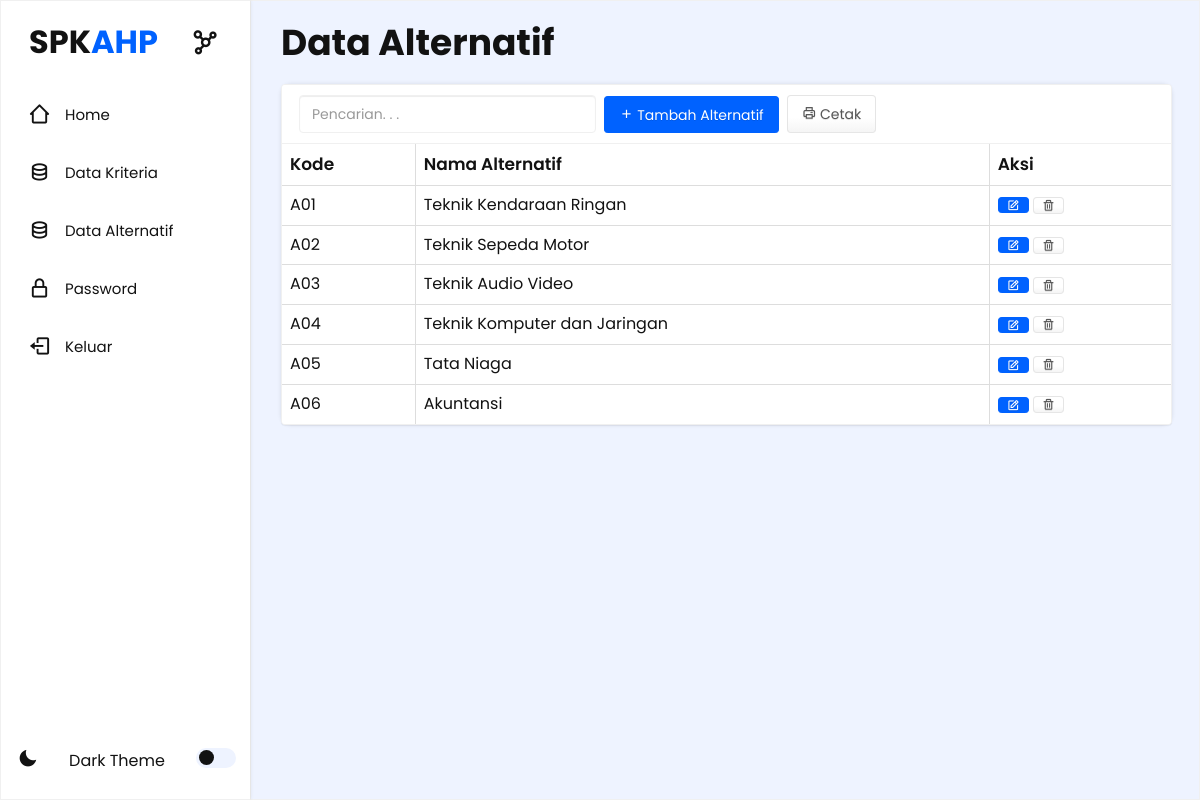
/halaman_admin.php?m=alternatif (signed in), run on the app's committed database.
### tables this page shows
CREATE TABLE `tb_alternatif` (
  `kode_alternatif` varchar(16) NOT NULL,
  `nama_alternatif` varchar(255) DEFAULT NULL,
  `keterangan` varchar(255) DEFAULT NULL,
  `total` double DEFAULT NULL,
  `rank` int(11) DEFAULT NULL
);

### config.php (called while the page is built, shortened)
<?php
$config["server"] = 'localhost';
$config["username"] = 'root';
$config["password"] = '';
$config["database_name"] = 'ahp_per_user';

### functions.php (called while the page is built, shortened)
<?php
include 'config.php';
include 'includes/db.php';
$db = new db($config['server'], $config['username'], $config['password'], $config['database_name']);
function esc_field($str)
{
    return addslashes($str);
}

### includes/db.php (called while the page is built, shortened)
<?php
class DB
{
    var $conn = null;
    public function __construct($host, $username, $passwd, $dbname)
    {
        $this->conn = mysqli_connect($host, $username, $passwd, $dbname);
    }
    public function query($sql)
    {
        $query = mysqli_query($this->conn, $sql) or die('<pre>Error mysqli_query: ' . mysqli_error($this->conn) . '<br />' . $sql . '</pre>');
        return $query;
    }
    public function get_results($sql)
    {
        $query = $this->query($sql);
        $arr = array();
        while ($row = mysqli_fetch_object($query)) {
            $arr[] = $row;
        }
        return $arr;
    }
}

### alternatif.php (the view, shortened to what this page needs)
<section class="home section">
    <div class="main">
        <div class="main-content">
            <h1>Data Alternatif</h1>
            <div class="box_p">
                <div class="panel panel-default">
                    <div class="panel-heading">
                        <form class="form-inline">
                            <div class="form-group">
                                <input class="form-control" type="text" placeholder="Pencarian. . ." name="q" value="<?= $_GET['q'] ?>" />
                            </div>
                            <div class="form-group">
                                <a class="btn btn-primary" href="?m=alternatif_tambah"><span class="bx bx-plus"></span> Tambah Alternatif</a>
                            </div>
                            <div class="form-group">
                                <a class="btn btn-default" href="cetak.php?<?= $_SERVER['QUERY_STRING'] ?>" target="_blank"><span class="bx bx-printer"></span> Cetak</a>
                            </div>
                        </form>
                    </div>
                    <div class="table-responsive">
                        <table class="table table-bordered table-hover table-striped">
                            <thead>
                                <tr>
                                    <th>Kode</th>
                                    <th>Nama Alternatif</th>
                                    <th>Aksi</th>
                                </tr>
                            </thead>
                            <?php
                            $q = esc_field($_GET['q']);
                            $rows = $db->get_results("SELECT * FROM tb_alternatif
                                WHERE kode_alternatif LIKE '%$q%'
                                    OR nama_alternatif LIKE '%$q%'
                                ORDER BY kode_alternatif");
                            foreach ($rows as $row) : ?>
                                <tr>
                                    <td><?= $row->kode_alternatif ?></td>
                                    <td><?= $row->nama_alternatif ?></td>
                                    <td>
                                        <a class="btn btn-xs btn-primary" href="?m=alternatif_ubah&ID=<?= $row->kode_alternatif ?>"><span class="bx bx-edit"></span></a>
                                        <a class="btn btn-xs btn-default" href="aksi.php?act=alternatif_hapus&ID=<?= $row->kode_alternatif ?>" onclick="return confirm('Hapus data?')"><span class="bx bx-trash"></span></a>
                                    </td>
                                </tr>
                            <?php endforeach ?>
                        </table>
                    </div>
                </div>
            </div>
        </div>
    </div>
</section>

### halaman_admin.php (shortened to what this page needs)
<?php
include 'functions.php';
?>
<!DOCTYPE html>
<html lang="en">
<head>
    <link rel="stylesheet" href="assets/css/style.css" />
    <link rel="stylesheet" href="assets/css/style_main.css" />
    <link href="https://unpkg.com/boxicons@2.1.4/css/boxicons.min.css" rel="stylesheet"/>
</head>
<body>
    <nav class="navbar">
        <div class="container">
            <div class="navbar-header">
                <section class="sidebar">
                    <div class="nav-header">
                        <p class="logo">SPK<span>AHP</span> </p>
                        <i class="bx bx-network-chart btn-menu"></i>
                    </div>
                    <ul class="nav">
                    <li>
                        <a href="?m=beranda_admin" class="active">
                            <i class="bx bx-home-alt-2"></i>
                            <span class="title">Home</span>
                        </a>
                    </li>
                    <li>
                        <a href="?m=kriteria">
                            <i class='bx bx-data'></i>
                            <span class="title">Data Kriteria</span>
                        </a>
                    </li>
                    <li>
                        <a href="?m=alternatif">
                            <i class="bx bx-data"></i>
                            <span class="title">Data Alternatif</span>
                        </a>
                    </li>
                    <li>
                        <a href="?m=password">
                            <i class='bx bx-lock-alt'></i>
                            <span class="title">Password</span>
                        </a>
                    </li>
                    <li>
                        <a href="aksi.php?act=logout">
                            <i class='bx bx-log-out'></i>
                            <span class="title">Keluar</span>
                        </a>
                    </li>
                    </ul>
                    <div class="theme-wrapper">
                        <i class="bx bxs-moon theme-icon"></i>
                        <p>Dark Theme</p>
                        <div class="theme-btn">
                            <span class="theme-ball"></span>
                        </div>
                    </div>
                </section>
            </div>
        </div>
    </nav>
    <div class="container active hentry">
    <?php
    if (file_exists($mod . '.php'))
        include $mod . '.php';
    else
        include 'home_admin.php';
    ?>
    </div>
</body>
</html>

### data on the page
tb_alternatif: kode_alternatif "A01", nama_alternatif "Teknik Kendaraan Ringan"
tb_alternatif: kode_alternatif "A02", nama_alternatif "Teknik Sepeda Motor"
tb_alternatif: kode_alternatif "A03", nama_alternatif "Teknik Audio Video"
tb_alternatif: kode_alternatif "A04", nama_alternatif "Teknik Komputer dan Jaringan"
tb_alternatif: kode_alternatif "A05", nama_alternatif "Tata Niaga"
tb_alternatif: kode_alternatif "A06", nama_alternatif "Akuntansi"
